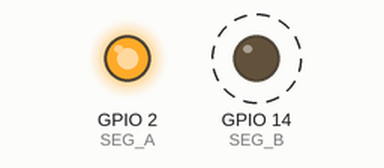
Bench run of a sketch on a simulated ESP8266 (NodeMCU). Parts: output pins drawn as LEDs (lit = HIGH). Dashed ring = blinking. Pins used as bus, display or sensor lines are not drawn; what the sketch prints to the serial monitor is not drawn.

Above: at 0.15 s.
Timing chart, 0 to 3.0 s (numbered marks = the images above):
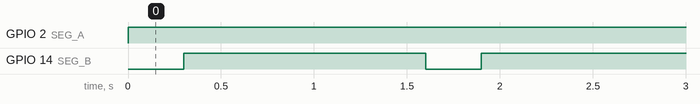

Measured:
- by itself, GPIO 2 (SEG_A): LOW → HIGH at 0.00 s
- by itself, GPIO 14 (SEG_B): alternates HIGH for 1.3 s and LOW for 0.30 s

The sketch:

seven_segment_driver.ino
```cpp
#include <ESP8266WiFi.h>

#include <stdint.h>
#include <stdbool.h>

#define C1        16
#define C2        5
#define C3        4
#define C4        0

#define SEG_A     2
#define SEG_B     14
#define SEG_C     12
#define SEG_D     13
#define SEG_E     15
#define SEG_F     3
#define SEG_G     1
#define SEG_DP    10

void setup(void)
{
  Serial.begin(115200);

  pinMode(C1, OUTPUT);
  pinMode(C2, OUTPUT);
  pinMode(C3, OUTPUT);
  pinMode(C4, OUTPUT);
  pinMode(SEG_A, OUTPUT);
  pinMode(SEG_B, OUTPUT);
  /*pinMode(SEG_C, OUTPUT);
  pinMode(SEG_D, OUTPUT);
  pinMode(SEG_E, OUTPUT);
  pinMode(SEG_F, OUTPUT);
  pinMode(SEG_G, OUTPUT);
  pinMode(SEG_DP, OUTPUT); */

  Serial.println("7 Segment display driver test");
}


void DriveDisplay (uint8_t digit)
{
  Serial.println("Writing to digit " + String(digit));

  digitalWrite(C1, 1);
  digitalWrite(C2, 0);
  digitalWrite(C3, 0);
  digitalWrite(C4, 0);

  digitalWrite(SEG_A, 0);
  digitalWrite(SEG_B, 0);
  /*digitalWrite(SEG_C, 0);
  digitalWrite(SEG_D, 0);
  digitalWrite(SEG_E, 0); */
  /* digitalWrite(SEG_F, 0);
  digitalWrite(SEG_G, 0);
  digitalWrite(SEG_DP, 0); */

  for (uint8_t index = 0; index < 2; index++)
  {
    switch (index)
    {
      case 0:
        digitalWrite (SEG_A, 1);
        break;

      case 1:
        digitalWrite(SEG_B, 1);
        break;

      case 2:
        digitalWrite(SEG_C, 1);
        break;

      case 3:
        digitalWrite(SEG_D, 1);
        break;

      case 4:
        digitalWrite(SEG_E, 1);
        break;

      case 5:
        digitalWrite(SEG_F, 1);
        break;

      case 6:
        digitalWrite(SEG_G, 1);
        break;

      case 7:
        digitalWrite(SEG_DP, 1);
        break;
    }

    delay(300);
  }
}

void loop(void)
{
  DriveDisplay (0);
  delay(1000);
}
```
